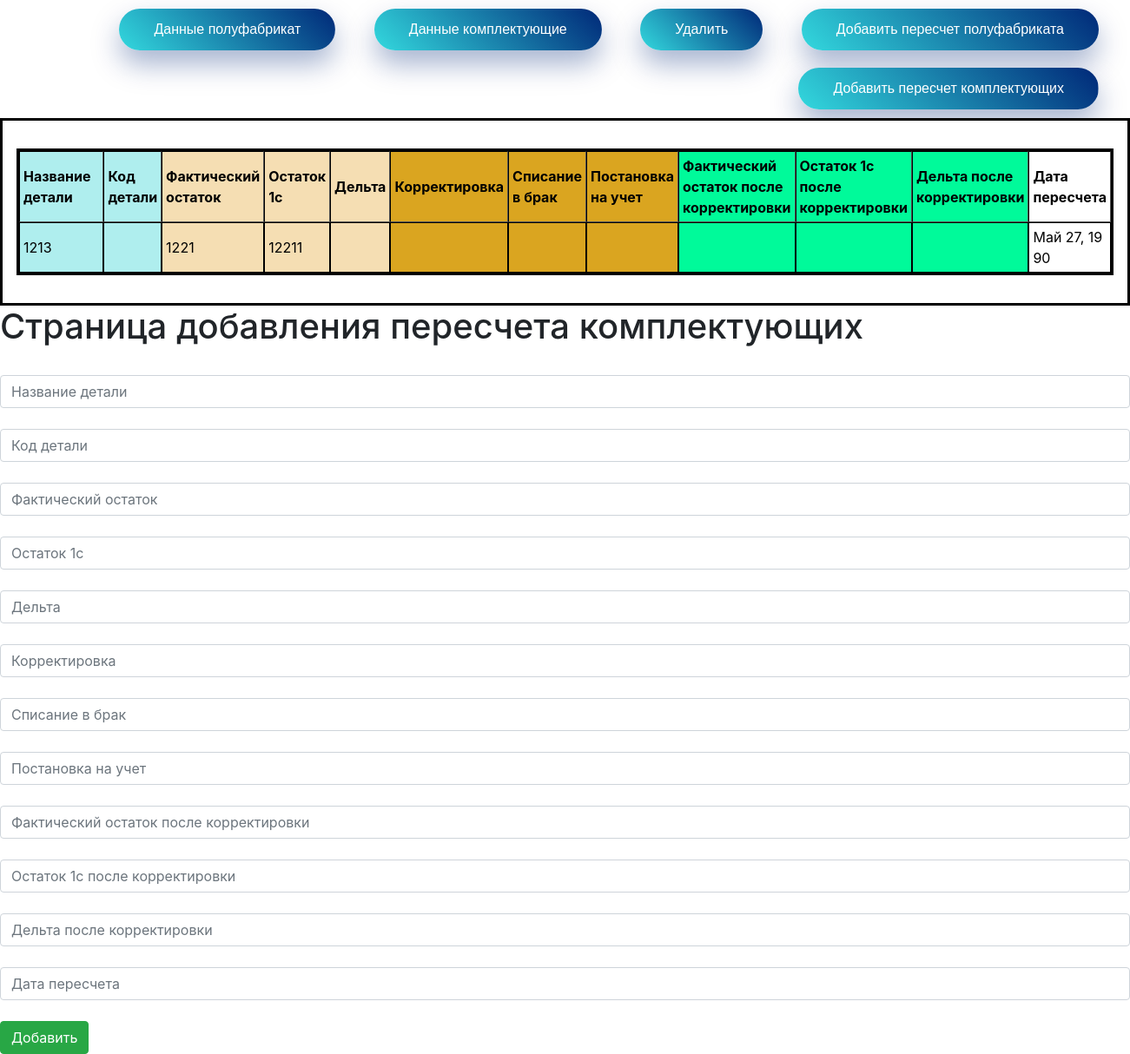
Before: /create_accessories with the older database file.
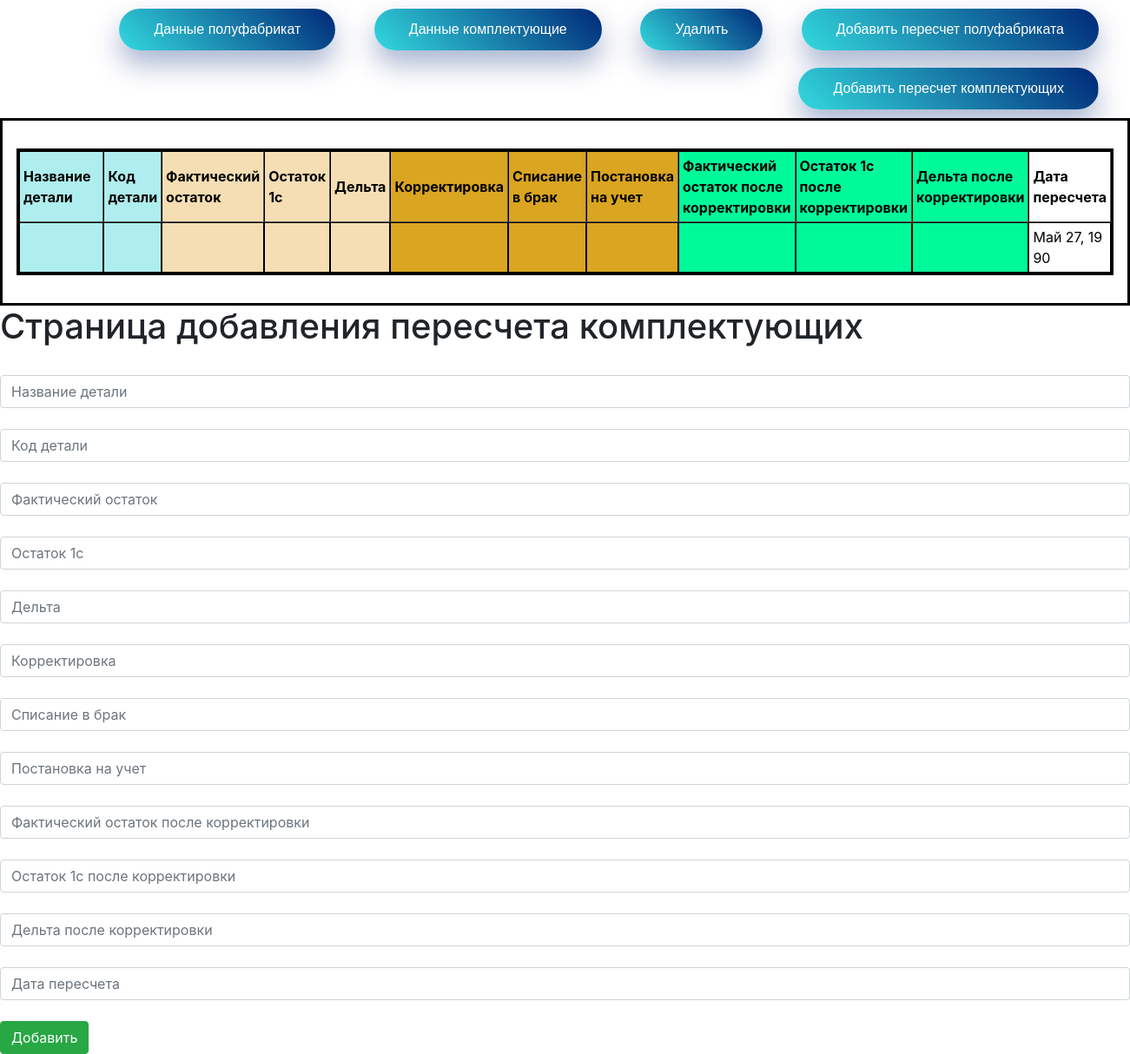
After: the same page with the newer database file.
### main/models.py (models this page shows, shortened)
class Accessories(models.Model):
    class Meta:
        verbose_name = "Данные комплектующих"
        verbose_name_plural = "Данные комплектующих"
        ordering = [
            '-release_date']
    details_name = models.CharField("Дельта", max_length=100, blank=True)
    code = models.CharField("Код детали", max_length=50, blank=True)
    quantity_actual = models.CharField("Фактический остаток", max_length=50, blank=True)
    quantity_1c = models.CharField("Остаток 1с", max_length=50, blank=True)
    delta = models.CharField("Дельта", max_length=50, blank=True)
    adjustments = models.CharField("Корректировка", max_length=50, blank=True)
    adjustments_marriage = models.CharField("Списание в брак", max_length=50, blank=True)
    actual_registration = models.CharField("Постановка на учет", max_length=50, blank=True)
    after_adjustment_quantity_actual = models.CharField("Фактический остаток после корректировки",
                                                        max_length=50, blank=True)
    after_adjustment_quantity_1c = models.CharField("Остаток 1с после корректировки", max_length=50, blank=True)
    after_adjustment_delta = models.CharField("Дельта после корректировки", max_length=50, blank=True)
    release_date = models.DateField("Дата пересчета")

### main/views.py (the view, shortened to what this page needs)
# urls.py: path('create_accessories', views.create_accessories, name='create_accessories'),
def create_accessories(request):
    form = AccessoriesForm()
    name = Accessories.objects.filter().order_by('-id')[:1]
    context = {
        'form': form,
        'name': name
    }
    return render(request, 'main/create_accessories.html', context)

### main/templates/main/create_accessories.html (shortened to what this page needs)
<!doctype html>
<html lang="ru">
<head>
    <link rel="stylesheet" href="https://cdn.jsdelivr.net/npm/bootstrap@4.5.3/dist/css/bootstrap.min.css"
>
</head>
<body>
         <nav style="text-align:right" class="my-2 my-md-0 mr-md-3">
        <a href="{% url 'home' %}" class="pressed-button">Данные полуфабрикат</a>
        <a href="{% url 'home_accessories' %}" class="pressed-button">Данные комплектующие</a>
        <a href="{% url 'about' %}" class="pressed-button">Удалить</a>
        <a href="{% url 'create' %}" class="pressed-button">Добавить пересчет полуфабриката</a>
        <a href="{% url 'create_accessories' %}" class="pressed-button">Добавить пересчет комплектующих</a>
        </nav>
    <dialog id="dialog" style="">
  <p>
      <table  border="1" cellpadding="4" cellspacing="0">
            <tr>
                <th bgcolor="#AFEEEE" width="300"> Название детали</th>
                <th bgcolor="#AFEEEE"> Код детали</th>
                <th bgcolor="#F5DEB3"> Фактический остаток</th>
                <th bgcolor="#F5DEB3"> Остаток 1с</th>
                <th bgcolor="#F5DEB3"> Дельта</th>
                <th bgcolor="#DAA520"> Корректировка</th>
                <th bgcolor="#DAA520"> Списание в брак</th>
                <th bgcolor="#DAA520"> Постановка на учет</th>
                <th bgcolor="#00FA9A"> Фактический остаток после корректировки</th>
                <th bgcolor="#00FA9A"> Остаток 1с после корректировки</th>
                <th bgcolor="#00FA9A"> Дельта после корректировки</th>
                <th> Дата пересчета</th>
            </tr>
            {% for el in name %}
            <tr>
                <td bgcolor="#AFEEEE" >{{ el.details_name }}</td>
                <td bgcolor="#AFEEEE">{{ el.code }}<br></td>
                <td bgcolor="#F5DEB3">{{ el.quantity_actual }}</td>
                <td bgcolor="#F5DEB3">{{ el.quantity_1c }}</td>
                <td bgcolor="#F5DEB3">{{ el.delta }}</td>
                <td bgcolor="#DAA520">{{ el.adjustments }}</td>
                <td bgcolor="#DAA520">{{ el.adjustments_marriage }}</td>
                <td bgcolor="#DAA520">{{ el.actual_registration }}</td>
                <td bgcolor="#00FA9A">{{ el.after_adjustment_quantity_actual }}</td>
                <td bgcolor="#00FA9A">{{ el.after_adjustment_quantity_1c }}</td>
                <td bgcolor="#00FA9A">{{ el.after_adjustment_delta }}</td>
                <td>{{ el.release_date }}</td>
            </tr>
            {% endfor %}
        </table>
  </p>
</dialog>
    <div>
        <br>
        <br>
        <br>
        <br>
        <br>
        <br>
        <br>
        <br>
        <br>
        <h1 style="text-align:left">Страница добавления пересчета комплектующих</h1>
        <br>
    </div>
    <form id="123" method="post">
        {{ form.details_name }}<br>
        {{ form.code }}<br>
        {{ form.quantity_actual }}<br>
        {{ form.quantity_1c }}<br>
        {{ form.delta }}<br>
        {{ form.adjustments }}<br>
        {{ form.adjustments_marriage }}<br>
        {{ form.actual_registration }}<br>
        {{ form.after_adjustment_quantity_actual }}<br>
        {{ form.after_adjustment_quantity_1c }}<br>
        {{ form.after_adjustment_delta }}<br>
        {{ form.release_date }}<br>
        <button type="submit" class="btn btn-success">Добавить</button>
    </form>
</body>
</html>

Changed rows visible on the page:
removed Accessories: details_name "1213", quantity_actual "1221", quantity_1c "12211", release_date "Май 27, 1990"
added Accessories: release_date "Май 27, 1990"
